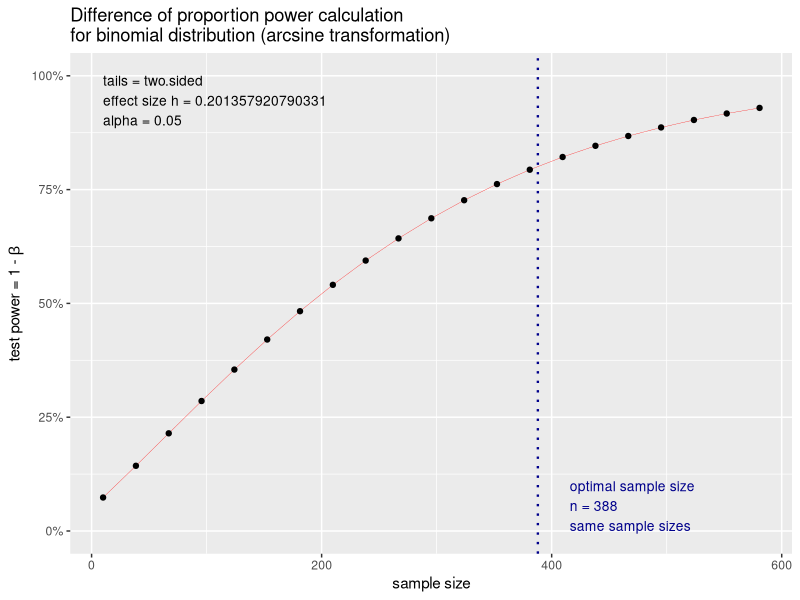
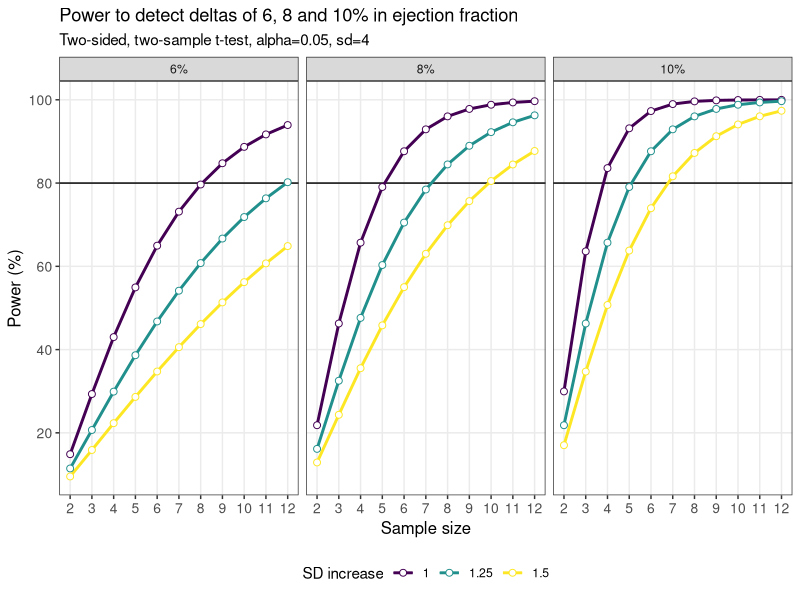

Write the R code that produced these figures, in order. (Note: this script raises an error after producing the figures.)
## ---- chunk 1
knitr::opts_chunk$set(echo = TRUE, fig.width = 10, fig.height = 6)

# <!-- ---------------------------------------------------------------------- -->
# <!--                    1. load the required packages                       -->
# <!-- ---------------------------------------------------------------------- --> 

## if(!require(psych)){install.packages("psych")}
packages<-c("tidyverse","kableExtra",
            "pwr","pwrss","binom")

ipak <- function(pkg){
  new.pkg <- pkg[!(pkg %in% installed.packages()[, "Package"])]
  if (length(new.pkg)) 
    install.packages(new.pkg, dependencies = TRUE)
  sapply(pkg, require, character.only = TRUE)
}
ipak(packages)
 
# <!-- ---------------------------------------------------------------------- -->
# <!--                        2. Basic system settings                        -->
# <!-- ---------------------------------------------------------------------- -->
setwd(dirname(rstudioapi::getSourceEditorContext()$path))
getwd()
Sys.setlocale("LC_ALL","English")
## ---- chunk 2
# library(pwr)

power1 <-pwr.2p.test(h = ES.h(p1 = 0.60, p2 = 0.50), sig.level = 0.05, power = .80)
plot(power1)
## ---- chunk 3
fn_pwr <- function(n, d) {
  power <- pwr.t.test(n = n,
                      d = d,
                      sig.level = 0.05,
                      alternative = "two.sided",
                      type = "two.sample")$power
  return(power * 100)
}

ssize = c(2:12)
msd <- tibble(effect = rep(c(6, 8, 10), each = 3),
              sd_inc = rep(c(1, 1.25, 1.5), 3)) %>%
  mutate(sd = 4 * sd_inc) %>%
  mutate(delta = effect / sd)

pwr_tab <- tibble(effect = factor(rep(msd$effect, each = length(ssize)),
                                  levels = c(6, 8, 10),
                                  labels = c("6%", "8%", "10%")),
                  sd_inc = as.factor(rep(msd$sd_inc, each = length(ssize))),
                  n = rep(ssize, length(msd$delta)),
                  d = rep(msd$delta, each = length(ssize))) %>%
  mutate(power = fn_pwr(n, d)) 

pwr_fig <- ggplot(data = pwr_tab,
                  aes(x = n, y = power, colour = sd_inc)) +
  geom_line() +
  geom_hline(yintercept = 80) +
  geom_line(linewidth = 1) +
  scale_x_continuous(breaks = ssize, name = "Sample size") +
  scale_y_continuous(breaks = seq(0, 100, by = 20)) +
  labs(
    y = "Power (%)",
    title = "Power to detect deltas of 6, 8 and 10% in ejection fraction",
    subtitles = "Two-sided, two-sample t-test, alpha=0.05, sd=4",
    colour = "SD increase"
  ) +
  geom_point(size = 2, shape = 21, fill = "white") +
  theme_bw() +
  theme(
    axis.text = element_text(size = 10),
    axis.title = element_text(size = 12),
    panel.grid.minor = element_blank(),
    legend.position = "bottom") +
  scale_colour_viridis_d() +
  facet_wrap(effect ~ .)

pwr_fig
## ---- chunk 4
# library(pwrss)
# library(binom)

n_chronos <- seq(250,350,by=5)

# Create a data frame with n_chronos values and their corresponding confidence intervals
data_listing <- data.frame(n_chronos)

# Calculate and store the confidence intervals using binom.confint
data_listing <- data_listing %>%
  rowwise() %>%
  mutate(
    lower_ci = binom.confint(x = ceiling(0.25 * n_chronos), n = n_chronos, conf.level = 0.95)%>%filter(method == "exact") %>% select(lower),
    upper_ci = binom.confint(x = ceiling(0.25 * n_chronos), n = n_chronos, conf.level = 0.95)%>%filter(method == "exact") %>% select(upper),
    ci_width = upper_ci-lower_ci
  )  

data_listing %>% 
  kable(col.names = c("Sample Size CHRONOS US", "CI Lower Limit", "CI Upper Limit", "CI Width"),
        caption = "95% Clopper-Pearson confidence interval (two-sided) for 25% ORR") %>%
  add_footnote(c("Confidence Interval based on Clopper-Pearson method")) %>%
  kable_styling(latex_options = "striped")
## ---- chunk 5
# Define a function to calculate power for given n2 values
calculate_power <- function(n2) {
  power <- sapply(seq(100, 200, by = 5), function(n1) {
    pwrss.z.2props(p1 = 0.25, p2 = 0.45, 
                   kappa = n1 / n2, n2 = n2, alpha = 0.05, 
                   alternative = "not equal", arcsin.trans = FALSE)$power
  })
  data.frame(power = power, n = seq(100, 200, by = 5), nARES = n2)
}

# Calculate power for each n2 value and combine into one data frame
Power <- do.call(rbind, lapply(c(90, 110, 138), calculate_power))
Power$nARES <- factor(Power$nARES)
## ---- chunk 6
# Plot the results 
ggplot(Power, aes(x = n, y = power, color = nARES)) +
  geom_point() +
  labs(x = "Sample Size", y = "Power") +
  scale_x_continuous(breaks = seq(100, 200, by = 10)) +
  scale_y_continuous(breaks = seq(0.75, 0.99, by = 0.01)) +
  geom_hline(yintercept = 0.8, linetype = "dashed", color = "red") +
  ggtitle("Power Analysis vs Sample Size (25% ORR)") +
  theme_bw() +
  guides(color = guide_legend(title = "Senario", 
                              title.position = "top", 
                              title.hjust = 0.5))
## ---- chunk 7
power.p.curve <- function(n){
  
cd <- seq(.1,1.5,.1)  #Vector of effect size
pwr.2p.test(h=.33,power = .8,sig.level = .05)
samp.p.out <- NULL
for(i in 1:length(cd)){
  power <-  pwr.2p.test(h=cd[i],n=n,sig.level=.05)$power
  power <-  data.frame(effect.size=cd[i],power=power)
  samp.p.out <- rbind(samp.p.out,power)
}
ggplot(samp.p.out, aes(effect.size,power))+
  geom_line() + 
  geom_point() +
  theme_minimal() +
  geom_hline(yintercept = .8,lty=2, color='blue') +
  labs(title=paste0("2 proportion test power curve for n=", n),
       subtitle = "Two proportions",
       x="Cohen's d",
       y="Power")
}

n <- 50
power.p.curve(n)
## ---- chunk 8
pwrss.z.2props(p1 = 0.431, p2 = 0.60,
               kappa = 1.33,
               alpha = 0.05,
               power = 0.85,
               alternative = "not equal",
               arcsin.trans = F)

n1=vector("numeric", length = 0)
n2=vector("numeric", length = 0)
for (p1 in seq(0.20, 0.45, by = 0.01)) {
  # Compute power for each iteration
  SSC <- pwrss.z.2props(p1 = p1, 
                        p2 = 0.60, 
                        kappa = 1.33,
                        alpha = 0.05, 
                        power = 0.85,
                        alternative = "not equal",
                        arcsin.trans = F)
  # Append the result to the vector
  n1 <- c(n1, SSC$n[1]) 
  n2 <- c(n2, SSC$n[2]) 
}

percent <- function(x, digits = 2, format = "f", ...) {
  paste0(formatC(100 * x, format = format, digits = digits, ...), "%")
}

SSC_60 <- data.frame(CHRONOS_p = seq(0.20, 0.45, by = 0.01), 
                     ARES_p = 0.60,
                     Power = "80%",
                     CHRONOS_n = ceiling(n1),
                     ARES_n = ceiling(n2))  
SSC_60 <- SSC_60 %>% 
  mutate(ARES_EU_n = 75,
         ARES_US_n = if_else(ARES_n >= 75, ARES_n - 75, 0))
## ---- chunk 9
SSC_60 %>%
  mutate(CHRONOS_p = percent(CHRONOS_p), 
         ARES_p = percent(ARES_p)) %>%
  `rownames<-`(NULL) %>% 
  kable(caption = "Sample Size Calculation for ORR 60%", format = "html") %>%
  kable_styling(latex_options = "striped")

# Create the scatter plot
corresponding_x <- as.numeric(SSC_60$CHRONOS_p[which.min(abs(SSC_60$ARES_n - 138))])

SSC_60 %>% ggplot(aes(x = CHRONOS_p, y = ARES_n)) +
  geom_point() +
  labs(x = "CHRONOS_p", y = "ARES_n") +
  scale_x_continuous(breaks = seq(0.20, 0.45, by = 0.01)) +
  scale_y_continuous(breaks = seq(0,400,by = 50)) +
  geom_hline(yintercept = 138, linetype = "dashed", color = "red") +
  geom_vline(xintercept = corresponding_x, linetype = "dashed", color = "blue") +
  geom_text(aes(x = corresponding_x+0.005, y = 138, label = "138"), color = "red")+
  xlab("CHRONOS ORR") +   
  ylab("Total Sample Size in ARES") + 
  ggtitle("Scatter Plot ARES Total Sample Size vs ORR") +
  theme_bw()
